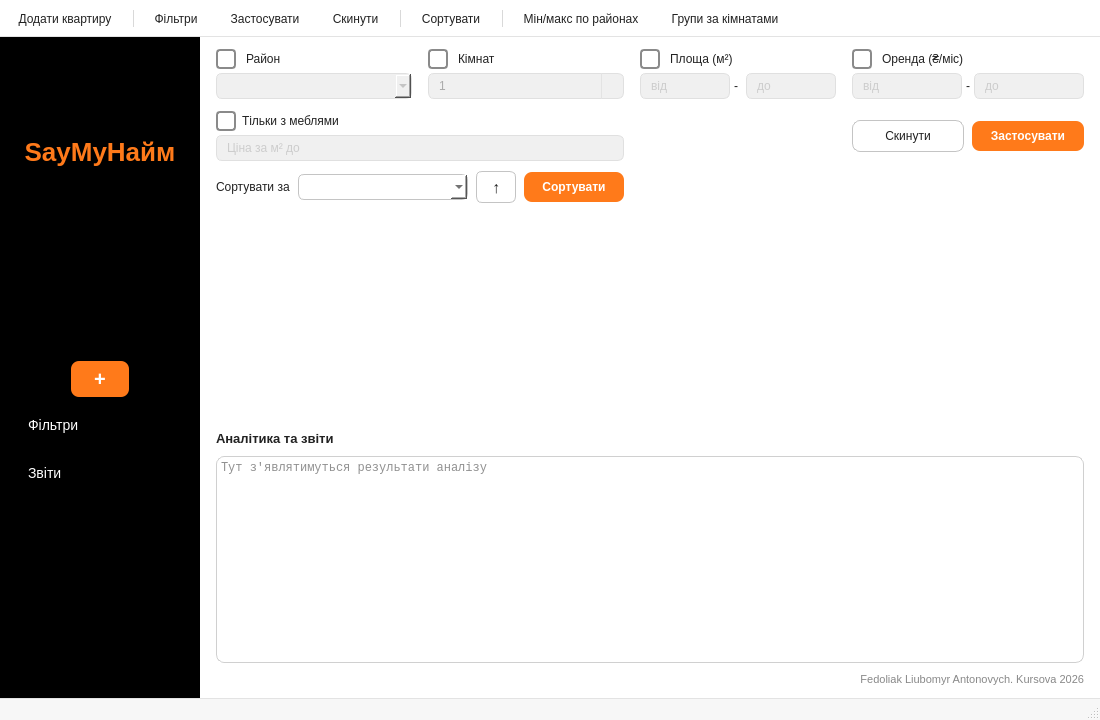
<?xml version="1.0" encoding="UTF-8"?>
<ui version="4.0">
 <class>MainWindow</class>
 <widget class="QMainWindow" name="MainWindow">
  <property name="geometry">
   <rect>
    <x>0</x>
    <y>0</y>
    <width>1100</width>
    <height>720</height>
   </rect>
  </property>
  <property name="minimumSize">
   <size>
    <width>1040</width>
    <height>640</height>
   </size>
  </property>
  <property name="windowTitle">
   <string>Каталог квартир для довгострокової оренди</string>
  </property>
  <property name="styleSheet">
   <string notr="true">
    QMainWindow, QWidget#centralwidget, QWidget#filterPanel, QWidget#flatsContainer { background: #ffffff; }
    QScrollArea { border: none; background: #ffffff; }
    QWidget#qt_scrollarea_viewport { background: #ffffff; }
    QWidget#sidebar { background: #000000; }

    QLabel { color: #222222; background: transparent; }
    QLabel#lblLogo { color: #ff7a1a; font-size: 26px; font-weight: bold; }
    QLabel#capDistrict, QLabel#capRooms, QLabel#capArea, QLabel#capPrice { color: #222222; font-size: 12px; }
    QLabel#lblAnalytics { color: #222222; font-size: 13px; font-weight: bold; }
    QLabel#lblFooter { color: #888888; font-size: 11px; }
    QLabel#lblAddress { color: #222222; font-size: 13px; font-weight: bold; }
    QLabel#lblMeta { color: #555555; font-size: 12px; }
    QLabel#lblCardPrice {
        background: #ff7a1a; color: #ffffff; border-radius: 8px; padding: 4px 10px; font-weight: bold;
    }

    QCheckBox { color: #222222; background: transparent; spacing: 6px; }
    QCheckBox::indicator {
        width: 16px; height: 16px; border: 2px solid #8a8a8a; border-radius: 4px; background: #ffffff;
    }
    QCheckBox::indicator:hover { border-color: #ff7a1a; }
    QCheckBox::indicator:checked { background: #ff7a1a; border-color: #ff7a1a; }

    QComboBox, QLineEdit {
        color: #222222; background: #ffffff;
        border: 1px solid #c4c4c4; border-radius: 6px; padding: 4px 8px;
    }
    QComboBox:disabled, QLineEdit:disabled { background: #f0f0f0; color: #aaaaaa; border-color: #e0e0e0; }
    QComboBox QAbstractItemView {
        background: #ffffff; color: #222222; border: 1px solid #c4c4c4;
        selection-background-color: #ff7a1a; selection-color: #ffffff;
    }

    QMenu { background: #ffffff; color: #222222; border: 1px solid #d0d0d0; padding: 4px; }
    QMenu::item { padding: 8px 22px; border-radius: 6px; }
    QMenu::item:selected { background: #ff7a1a; color: #ffffff; }

    QPushButton#btnFilters, QPushButton#btnReports {
        color: #ffffff; background: transparent; border: none;
        text-align: left; padding: 12px 16px; font-size: 14px; border-radius: 8px;
    }
    QPushButton#btnFilters:checked, QPushButton#btnFilters:hover, QPushButton#btnReports:hover {
        background: #ff7a1a;
    }

    QPushButton#btnAdd {
        background: #ff7a1a; color: #ffffff; border: none; border-radius: 8px;
        font-size: 20px; font-weight: bold; padding: 0;
    }
    QPushButton#btnAdd:hover { background: #e96a0c; }

    QPushButton#btnApply, QPushButton#btnSort {
        background: #ff7a1a; color: #ffffff; border: none; border-radius: 8px;
        padding: 8px 18px; font-weight: bold;
    }
    QPushButton#btnApply:hover, QPushButton#btnSort:hover { background: #e96a0c; }

    QPushButton#btnSortDir {
        background: #ffffff; color: #222222; border: 1px solid #c4c4c4; border-radius: 6px; font-size: 16px;
    }
    QPushButton#btnSortDir:hover { border-color: #ff7a1a; }
    QPushButton#btnSortDir:checked { background: #ff7a1a; color: #ffffff; border-color: #ff7a1a; }

    QLabel#lblGroupTitle { color: #222222; font-size: 15px; font-weight: bold; }
    QFrame#groupLine { background: #e3e3e3; border: none; }

    QMenuBar { background: #ffffff; color: #222222; border-bottom: 1px solid #e3e3e3; }
    QMenuBar::item { background: transparent; padding: 6px 12px; }
    QMenuBar::item:selected { background: #ff7a1a; color: #ffffff; border-radius: 6px; }
    QMenu::separator { height: 1px; background: #e3e3e3; margin: 4px 8px; }
    QMenu::item:disabled { color: #aaaaaa; }
    QToolBar { background: #ffffff; border: none; border-bottom: 1px solid #e3e3e3; spacing: 4px; padding: 4px; }
    QToolButton { color: #222222; background: transparent; border: none; border-radius: 6px; padding: 6px 10px; }
    QToolButton:hover { background: #ffe3cc; }
    QToolButton:checked { background: #ff7a1a; color: #ffffff; }
    QStatusBar { background: #f7f7f7; color: #555555; border-top: 1px solid #e3e3e3; }
    QToolTip { color: #222222; background: #ffffff; border: 1px solid #c4c4c4; padding: 4px; }

    QSpinBox {
        color: #222222; background: #ffffff;
        border: 1px solid #c4c4c4; border-radius: 6px;
        padding: 4px 26px 4px 8px;
    }
    QSpinBox:focus { border: 1px solid #ff7a1a; }
    QSpinBox:disabled { background: #f0f0f0; color: #aaaaaa; border-color: #e0e0e0; }
    QSpinBox::up-button {
        subcontrol-origin: border; subcontrol-position: top right; width: 22px;
        border: none; border-left: 1px solid #e3e3e3; border-top-right-radius: 6px; background: transparent;
    }
    QSpinBox::down-button {
        subcontrol-origin: border; subcontrol-position: bottom right; width: 22px;
        border: none; border-left: 1px solid #e3e3e3; border-bottom-right-radius: 6px; background: transparent;
    }
    QSpinBox::up-button:hover, QSpinBox::down-button:hover { background: #ffe3cc; }
    QSpinBox::up-arrow { image: url(:/arrow_up.png); width: 12px; height: 12px; }
    QSpinBox::down-arrow { image: url(:/arrow_down.png); width: 12px; height: 12px; }
    QSpinBox QLineEdit { border: none; background: transparent; padding: 0; }
    QPushButton#btnReset {
        background: #ffffff; color: #222222; border: 1px solid #c4c4c4; border-radius: 8px;
        padding: 8px 18px;
    }
    QPushButton#btnReset:hover { border-color: #ff7a1a; }
    QFrame#flatCard:hover { border: 1px solid #ff7a1a; }
    QFrame#flatCard {
        background: #ffffff; border: 1px solid #e3e3e3; border-radius: 12px;
    }

    QTextEdit#logView {
        color: #222222; background: #ffffff; border: 1px solid #d0d0d0; border-radius: 8px;
        font-family: Consolas, monospace; font-size: 12px;
    }
   </string>
  </property>
  <widget class="QWidget" name="centralwidget">
   <layout class="QHBoxLayout" name="mainLayout">
    <property name="spacing">
     <number>0</number>
    </property>
    <property name="leftMargin">
     <number>0</number>
    </property>
    <property name="topMargin">
     <number>0</number>
    </property>
    <property name="rightMargin">
     <number>0</number>
    </property>
    <property name="bottomMargin">
     <number>0</number>
    </property>
    <item>
     <widget class="QWidget" name="sidebar" native="true">
      <property name="minimumSize">
       <size>
        <width>200</width>
        <height>0</height>
       </size>
      </property>
      <property name="maximumSize">
       <size>
        <width>200</width>
        <height>16777215</height>
       </size>
      </property>
      <layout class="QVBoxLayout" name="sidebarLayout">
       <property name="spacing">
        <number>8</number>
       </property>
       <property name="leftMargin">
        <number>12</number>
       </property>
       <property name="topMargin">
        <number>20</number>
       </property>
       <property name="rightMargin">
        <number>12</number>
       </property>
       <property name="bottomMargin">
        <number>20</number>
       </property>
       <item>
        <layout class="QHBoxLayout" name="horizontalLayout">
         <property name="bottomMargin">
          <number>0</number>
         </property>
         <item>
          <widget class="QLabel" name="lblLogoIcon">
           <property name="minimumSize">
            <size>
             <width>72</width>
             <height>72</height>
            </size>
           </property>
           <property name="maximumSize">
            <size>
             <width>72</width>
             <height>72</height>
            </size>
           </property>
           <property name="text">
            <string/>
           </property>
           <property name="pixmap">
            <pixmap resource="resources.qrc">:/icons/app_icon.jpg</pixmap>
           </property>
           <property name="scaledContents">
            <bool>true</bool>
           </property>
           <property name="alignment">
            <set>Qt::AlignmentFlag::AlignCenter</set>
           </property>
          </widget>
         </item>
        </layout>
       </item>
       <item>
        <widget class="QLabel" name="lblLogo">
         <property name="text">
          <string>SayMyНайм</string>
         </property>
         <property name="scaledContents">
          <bool>true</bool>
         </property>
         <property name="alignment">
          <set>Qt::AlignmentFlag::AlignCenter</set>
         </property>
        </widget>
       </item>
       <item>
        <spacer name="sidebarSpacerTop">
         <property name="orientation">
          <enum>Qt::Orientation::Vertical</enum>
         </property>
         <property name="sizeHint" stdset="0">
          <size>
           <width>20</width>
           <height>20</height>
          </size>
         </property>
        </spacer>
       </item>
       <item>
        <layout class="QHBoxLayout" name="addRow">
         <item>
          <spacer name="addSpacerLeft">
           <property name="orientation">
            <enum>Qt::Orientation::Horizontal</enum>
           </property>
           <property name="sizeHint" stdset="0">
            <size>
             <width>20</width>
             <height>20</height>
            </size>
           </property>
          </spacer>
         </item>
         <item>
          <widget class="QPushButton" name="btnAdd">
           <property name="minimumSize">
            <size>
             <width>58</width>
             <height>36</height>
            </size>
           </property>
           <property name="maximumSize">
            <size>
             <width>58</width>
             <height>36</height>
            </size>
           </property>
           <property name="cursor">
            <cursorShape>PointingHandCursor</cursorShape>
           </property>
           <property name="toolTip">
            <string>Додати нову квартиру (Ctrl+N)</string>
           </property>
           <property name="text">
            <string>+</string>
           </property>
          </widget>
         </item>
         <item>
          <spacer name="addSpacerRight">
           <property name="orientation">
            <enum>Qt::Orientation::Horizontal</enum>
           </property>
           <property name="sizeHint" stdset="0">
            <size>
             <width>20</width>
             <height>20</height>
            </size>
           </property>
          </spacer>
         </item>
        </layout>
       </item>
       <item>
        <widget class="QPushButton" name="btnFilters">
         <property name="cursor">
          <cursorShape>PointingHandCursor</cursorShape>
         </property>
         <property name="toolTip">
          <string>Показати або сховати панель фільтрів (Ctrl+F)</string>
         </property>
         <property name="text">
          <string>Фільтри</string>
         </property>
         <property name="checkable">
          <bool>true</bool>
         </property>
         <property name="checked">
          <bool>false</bool>
         </property>
        </widget>
       </item>
       <item>
        <widget class="QPushButton" name="btnReports">
         <property name="cursor">
          <cursorShape>PointingHandCursor</cursorShape>
         </property>
         <property name="toolTip">
          <string>Відкрити меню звітів</string>
         </property>
         <property name="text">
          <string>Звіти</string>
         </property>
        </widget>
       </item>
       <item>
        <spacer name="sidebarSpacerBottom">
         <property name="orientation">
          <enum>Qt::Orientation::Vertical</enum>
         </property>
         <property name="sizeHint" stdset="0">
          <size>
           <width>20</width>
           <height>40</height>
          </size>
         </property>
        </spacer>
       </item>
      </layout>
     </widget>
    </item>
    <item>
     <layout class="QVBoxLayout" name="contentLayout">
      <property name="spacing">
       <number>10</number>
      </property>
      <property name="leftMargin">
       <number>16</number>
      </property>
      <property name="topMargin">
       <number>12</number>
      </property>
      <property name="rightMargin">
       <number>16</number>
      </property>
      <property name="bottomMargin">
       <number>12</number>
      </property>
      <item>
       <widget class="QWidget" name="filterPanel" native="true">
        <property name="visible">
         <bool>false</bool>
        </property>
        <layout class="QGridLayout" name="filterGrid">
         <property name="leftMargin">
          <number>0</number>
         </property>
         <property name="topMargin">
          <number>0</number>
         </property>
         <property name="rightMargin">
          <number>0</number>
         </property>
         <property name="bottomMargin">
          <number>0</number>
         </property>
         <property name="horizontalSpacing">
          <number>16</number>
         </property>
         <property name="verticalSpacing">
          <number>12</number>
         </property>
         <item row="0" column="0">
          <layout class="QVBoxLayout" name="districtLayout">
           <property name="spacing">
            <number>4</number>
           </property>
           <item>
            <layout class="QHBoxLayout" name="districtHeader">
             <item>
              <widget class="QCheckBox" name="chkUseDistrict">
               <property name="toolTip">
                <string>Застосовувати фільтр за районом</string>
               </property>
              </widget>
             </item>
             <item>
              <widget class="QLabel" name="capDistrict">
               <property name="text">
                <string>Район</string>
               </property>
              </widget>
             </item>
             <item>
              <spacer name="districtHeaderSpacer">
               <property name="orientation">
                <enum>Qt::Orientation::Horizontal</enum>
               </property>
               <property name="sizeHint" stdset="0">
                <size>
                 <width>20</width>
                 <height>10</height>
                </size>
               </property>
              </spacer>
             </item>
            </layout>
           </item>
           <item>
            <widget class="QComboBox" name="cbDistrict">
             <property name="enabled">
              <bool>false</bool>
             </property>
             <property name="minimumSize">
              <size>
               <width>190</width>
               <height>0</height>
              </size>
             </property>
             <property name="toolTip">
              <string>Район для пошуку. Список наповнюється районами з доданих квартир</string>
             </property>
            </widget>
           </item>
          </layout>
         </item>
         <item row="0" column="1">
          <layout class="QVBoxLayout" name="roomsLayout">
           <property name="spacing">
            <number>4</number>
           </property>
           <item>
            <layout class="QHBoxLayout" name="roomsHeader">
             <item>
              <widget class="QCheckBox" name="chkUseRooms">
               <property name="toolTip">
                <string>Застосовувати фільтр за кількістю кімнат</string>
               </property>
              </widget>
             </item>
             <item>
              <widget class="QLabel" name="capRooms">
               <property name="text">
                <string>Кімнат</string>
               </property>
              </widget>
             </item>
             <item>
              <spacer name="roomsHeaderSpacer">
               <property name="orientation">
                <enum>Qt::Orientation::Horizontal</enum>
               </property>
               <property name="sizeHint" stdset="0">
                <size>
                 <width>20</width>
                 <height>10</height>
                </size>
               </property>
              </spacer>
             </item>
            </layout>
           </item>
           <item>
            <widget class="QSpinBox" name="spRooms">
             <property name="enabled">
              <bool>false</bool>
             </property>
             <property name="minimumSize">
              <size>
               <width>100</width>
               <height>0</height>
              </size>
             </property>
             <property name="toolTip">
              <string>Кількість кімнат</string>
             </property>
             <property name="minimum">
              <number>1</number>
             </property>
             <property name="maximum">
              <number>10</number>
             </property>
             <property name="value">
              <number>1</number>
             </property>
            </widget>
           </item>
          </layout>
         </item>
         <item row="0" column="2">
          <layout class="QVBoxLayout" name="areaLayout">
           <property name="spacing">
            <number>4</number>
           </property>
           <item>
            <layout class="QHBoxLayout" name="areaHeader">
             <item>
              <widget class="QCheckBox" name="chkUseArea">
               <property name="toolTip">
                <string>Застосовувати фільтр за площею</string>
               </property>
              </widget>
             </item>
             <item>
              <widget class="QLabel" name="capArea">
               <property name="text">
                <string>Площа (м²)</string>
               </property>
              </widget>
             </item>
             <item>
              <spacer name="areaHeaderSpacer">
               <property name="orientation">
                <enum>Qt::Orientation::Horizontal</enum>
               </property>
               <property name="sizeHint" stdset="0">
                <size>
                 <width>20</width>
                 <height>10</height>
                </size>
               </property>
              </spacer>
             </item>
            </layout>
           </item>
           <item>
            <layout class="QHBoxLayout" name="areaRow">
             <item>
              <widget class="QLineEdit" name="leAreaMin">
               <property name="enabled">
                <bool>false</bool>
               </property>
               <property name="maximumSize">
                <size>
                 <width>90</width>
                 <height>16777215</height>
                </size>
               </property>
               <property name="toolTip">
                <string>Мінімальна площа, м²</string>
               </property>
               <property name="placeholderText">
                <string>від</string>
               </property>
              </widget>
             </item>
             <item>
              <widget class="QLabel" name="lblAreaDash">
               <property name="text">
                <string>-</string>
               </property>
              </widget>
             </item>
             <item>
              <widget class="QLineEdit" name="leAreaMax">
               <property name="enabled">
                <bool>false</bool>
               </property>
               <property name="maximumSize">
                <size>
                 <width>90</width>
                 <height>16777215</height>
                </size>
               </property>
               <property name="toolTip">
                <string>Максимальна площа, м². Порожнє поле означає без обмеження</string>
               </property>
               <property name="placeholderText">
                <string>до</string>
               </property>
              </widget>
             </item>
            </layout>
           </item>
          </layout>
         </item>
         <item row="0" column="3">
          <layout class="QVBoxLayout" name="priceLayout">
           <property name="spacing">
            <number>4</number>
           </property>
           <item>
            <layout class="QHBoxLayout" name="priceHeader">
             <item>
              <widget class="QCheckBox" name="chkUsePrice">
               <property name="toolTip">
                <string>Застосовувати фільтр за вартістю оренди</string>
               </property>
              </widget>
             </item>
             <item>
              <widget class="QLabel" name="capPrice">
               <property name="text">
                <string>Оренда (₴/міс)</string>
               </property>
              </widget>
             </item>
             <item>
              <spacer name="priceHeaderSpacer">
               <property name="orientation">
                <enum>Qt::Orientation::Horizontal</enum>
               </property>
               <property name="sizeHint" stdset="0">
                <size>
                 <width>20</width>
                 <height>10</height>
                </size>
               </property>
              </spacer>
             </item>
            </layout>
           </item>
           <item>
            <layout class="QHBoxLayout" name="priceRow">
             <item>
              <widget class="QLineEdit" name="lePriceMin">
               <property name="enabled">
                <bool>false</bool>
               </property>
               <property name="maximumSize">
                <size>
                 <width>110</width>
                 <height>16777215</height>
                </size>
               </property>
               <property name="toolTip">
                <string>Мінімальна оренда, ₴ на місяць</string>
               </property>
               <property name="placeholderText">
                <string>від</string>
               </property>
              </widget>
             </item>
             <item>
              <widget class="QLabel" name="lblPriceDash">
               <property name="text">
                <string>-</string>
               </property>
              </widget>
             </item>
             <item>
              <widget class="QLineEdit" name="lePriceMax">
               <property name="enabled">
                <bool>false</bool>
               </property>
               <property name="maximumSize">
                <size>
                 <width>110</width>
                 <height>16777215</height>
                </size>
               </property>
               <property name="toolTip">
                <string>Максимальна оренда, ₴ на місяць. Порожнє поле означає без обмеження</string>
               </property>
               <property name="placeholderText">
                <string>до</string>
               </property>
              </widget>
             </item>
            </layout>
           </item>
          </layout>
         </item>
         <item row="1" column="0" colspan="2">
          <layout class="QVBoxLayout" name="furnitureLayout">
           <property name="spacing">
            <number>4</number>
           </property>
           <item>
            <widget class="QCheckBox" name="chkFurniture">
             <property name="toolTip">
              <string>Лише квартири з меблями. Можна обмежити ціну за м²</string>
             </property>
             <property name="text">
              <string>Тільки з меблями</string>
             </property>
            </widget>
           </item>
           <item>
            <widget class="QLineEdit" name="leMaxPerM2">
             <property name="enabled">
              <bool>false</bool>
             </property>
             <property name="toolTip">
              <string>Максимальна ціна за м² для квартир з меблями. Порожнє поле означає без обмеження</string>
             </property>
             <property name="placeholderText">
              <string>Ціна за м² до</string>
             </property>
            </widget>
           </item>
          </layout>
         </item>
         <item row="1" column="3">
          <layout class="QHBoxLayout" name="applyRow">
           <property name="spacing">
            <number>8</number>
           </property>
           <item>
            <widget class="QPushButton" name="btnReset">
             <property name="cursor">
              <cursorShape>PointingHandCursor</cursorShape>
             </property>
             <property name="toolTip">
              <string>Вимкнути всі фільтри й показати всі квартири (Ctrl+R)</string>
             </property>
             <property name="text">
              <string>Скинути</string>
             </property>
            </widget>
           </item>
           <item>
            <widget class="QPushButton" name="btnApply">
             <property name="cursor">
              <cursorShape>PointingHandCursor</cursorShape>
             </property>
             <property name="toolTip">
              <string>Показати квартири, що відповідають увімкненим фільтрам (Ctrl+Enter)</string>
             </property>
             <property name="text">
              <string>Застосувати</string>
             </property>
            </widget>
           </item>
          </layout>
         </item>
        </layout>
       </widget>
      </item>
      <item>
       <layout class="QHBoxLayout" name="sortRow">
        <property name="spacing">
         <number>8</number>
        </property>
        <item>
         <widget class="QLabel" name="lblSortCap">
          <property name="text">
           <string>Сортувати за</string>
          </property>
         </widget>
        </item>
        <item>
         <widget class="QComboBox" name="cbSortBy">
          <property name="minimumSize">
           <size>
            <width>170</width>
            <height>0</height>
           </size>
          </property>
          <property name="toolTip">
           <string>Поле, за яким сортувати показані квартири</string>
          </property>
         </widget>
        </item>
        <item>
         <widget class="QPushButton" name="btnSortDir">
          <property name="minimumSize">
           <size>
            <width>40</width>
            <height>32</height>
           </size>
          </property>
          <property name="maximumSize">
           <size>
            <width>40</width>
            <height>32</height>
           </size>
          </property>
          <property name="cursor">
           <cursorShape>PointingHandCursor</cursorShape>
          </property>
          <property name="toolTip">
           <string>↑ за зростанням, ↓ за спаданням</string>
          </property>
          <property name="text">
           <string>↑</string>
          </property>
          <property name="checkable">
           <bool>true</bool>
          </property>
         </widget>
        </item>
        <item>
         <widget class="QPushButton" name="btnSort">
          <property name="cursor">
           <cursorShape>PointingHandCursor</cursorShape>
          </property>
          <property name="toolTip">
           <string>Відсортувати показані квартири методом простої вибірки (F6)</string>
          </property>
          <property name="text">
           <string>Сортувати</string>
          </property>
         </widget>
        </item>
        <item>
         <spacer name="sortSpacer">
          <property name="orientation">
           <enum>Qt::Orientation::Horizontal</enum>
          </property>
          <property name="sizeHint" stdset="0">
           <size>
            <width>40</width>
            <height>20</height>
           </size>
          </property>
         </spacer>
        </item>
       </layout>
      </item>
      <item>
       <widget class="QScrollArea" name="scrollFlats">
        <property name="widgetResizable">
         <bool>true</bool>
        </property>
        <widget class="QWidget" name="flatsContainer">
         <property name="geometry">
          <rect>
           <x>0</x>
           <y>0</y>
           <width>868</width>
           <height>336</height>
          </rect>
         </property>
         <layout class="QGridLayout" name="flatsGrid">
          <property name="spacing">
           <number>12</number>
          </property>
         </layout>
        </widget>
       </widget>
      </item>
      <item>
       <widget class="QLabel" name="lblAnalytics">
        <property name="text">
         <string>Аналітика та звіти</string>
        </property>
       </widget>
      </item>
      <item>
       <widget class="QTextEdit" name="logView">
        <property name="toolTip">
         <string>Журнал дій і результати звітів</string>
        </property>
        <property name="readOnly">
         <bool>true</bool>
        </property>
        <property name="placeholderText">
         <string>Тут з'являтимуться результати аналізу</string>
        </property>
       </widget>
      </item>
      <item>
       <widget class="QLabel" name="lblFooter">
        <property name="text">
         <string>Fedoliak Liubomyr Antonovych. Kursova 2026</string>
        </property>
        <property name="alignment">
         <set>Qt::AlignmentFlag::AlignRight|Qt::AlignmentFlag::AlignTrailing|Qt::AlignmentFlag::AlignVCenter</set>
        </property>
       </widget>
      </item>
     </layout>
    </item>
   </layout>
  </widget>
  <widget class="QMenuBar" name="menubar">
   <property name="geometry">
    <rect>
     <x>0</x>
     <y>0</y>
     <width>1100</width>
     <height>32</height>
    </rect>
   </property>
  </widget>
  <widget class="QToolBar" name="toolBar">
   <property name="windowTitle">
    <string>Панель інструментів</string>
   </property>
   <property name="movable">
    <bool>false</bool>
   </property>
   <property name="toolButtonStyle">
    <enum>Qt::ToolButtonStyle::ToolButtonTextOnly</enum>
   </property>
   <attribute name="toolBarArea">
    <enum>TopToolBarArea</enum>
   </attribute>
   <attribute name="toolBarBreak">
    <bool>false</bool>
   </attribute>
   <addaction name="actionAddFlat"/>
   <addaction name="separator"/>
   <addaction name="actionToggleFilters"/>
   <addaction name="actionApplyFilters"/>
   <addaction name="actionResetFilters"/>
   <addaction name="separator"/>
   <addaction name="actionSort"/>
   <addaction name="separator"/>
   <addaction name="actionReportMinMax"/>
   <addaction name="actionReportGroups"/>
  </widget>
  <widget class="QStatusBar" name="statusbar"/>
  <action name="actionAddFlat">
   <property name="text">
    <string>Додати квартиру</string>
   </property>
   <property name="toolTip">
    <string>Додати нову квартиру (Ctrl+N)</string>
   </property>
   <property name="statusTip">
    <string>Відкрити форму додавання нової квартири</string>
   </property>
   <property name="shortcut">
    <string>Ctrl+N</string>
   </property>
  </action>
  <action name="actionExit">
   <property name="text">
    <string>Вихід</string>
   </property>
   <property name="toolTip">
    <string>Закрити програму (Ctrl+Q)</string>
   </property>
   <property name="statusTip">
    <string>Закрити програму</string>
   </property>
   <property name="shortcut">
    <string>Ctrl+Q</string>
   </property>
  </action>
  <action name="actionToggleFilters">
   <property name="checkable">
    <bool>true</bool>
   </property>
   <property name="text">
    <string>Показати фільтри</string>
   </property>
   <property name="iconText">
    <string>Фільтри</string>
   </property>
   <property name="toolTip">
    <string>Показати або сховати панель фільтрів (Ctrl+F)</string>
   </property>
   <property name="statusTip">
    <string>Показати або сховати панель фільтрів</string>
   </property>
   <property name="shortcut">
    <string>Ctrl+F</string>
   </property>
  </action>
  <action name="actionApplyFilters">
   <property name="text">
    <string>Застосувати фільтри</string>
   </property>
   <property name="iconText">
    <string>Застосувати</string>
   </property>
   <property name="toolTip">
    <string>Показати квартири за увімкненими фільтрами (Ctrl+Enter)</string>
   </property>
   <property name="statusTip">
    <string>Показати квартири, що відповідають увімкненим фільтрам</string>
   </property>
   <property name="shortcut">
    <string>Ctrl+Return</string>
   </property>
  </action>
  <action name="actionResetFilters">
   <property name="text">
    <string>Скинути фільтри</string>
   </property>
   <property name="iconText">
    <string>Скинути</string>
   </property>
   <property name="toolTip">
    <string>Вимкнути всі фільтри й показати всі квартири (Ctrl+R)</string>
   </property>
   <property name="statusTip">
    <string>Вимкнути всі фільтри й показати всі квартири</string>
   </property>
   <property name="shortcut">
    <string>Ctrl+R</string>
   </property>
  </action>
  <action name="actionSort">
   <property name="text">
    <string>Сортувати</string>
   </property>
   <property name="toolTip">
    <string>Відсортувати показані квартири за обраним полем (F6)</string>
   </property>
   <property name="statusTip">
    <string>Відсортувати показані квартири за обраним полем і напрямком</string>
   </property>
   <property name="shortcut">
    <string>F6</string>
   </property>
  </action>
  <action name="actionReportMinMax">
   <property name="text">
    <string>Мін. і макс. оренда по районах</string>
   </property>
   <property name="iconText">
    <string>Мін/макс по районах</string>
   </property>
   <property name="toolTip">
    <string>Квартири з найменшою та найбільшою орендою в кожному районі (Ctrl+1)</string>
   </property>
   <property name="statusTip">
    <string>Визначити квартири з мінімальною та максимальною орендою в кожному районі</string>
   </property>
   <property name="shortcut">
    <string>Ctrl+1</string>
   </property>
  </action>
  <action name="actionReportGroups">
   <property name="text">
    <string>Групування за кількістю кімнат</string>
   </property>
   <property name="iconText">
    <string>Групи за кімнатами</string>
   </property>
   <property name="toolTip">
    <string>Згрупувати квартири за кімнатами та відсортувати за орендою (Ctrl+2)</string>
   </property>
   <property name="statusTip">
    <string>Згрупувати квартири за кількістю кімнат і відсортувати за орендою в групі</string>
   </property>
   <property name="shortcut">
    <string>Ctrl+2</string>
   </property>
  </action>
  <action name="actionAbout">
   <property name="text">
    <string>Про програму</string>
   </property>
   <property name="toolTip">
    <string>Відомості про програму (F1)</string>
   </property>
   <property name="statusTip">
    <string>Відомості про програму</string>
   </property>
   <property name="shortcut">
    <string>F1</string>
   </property>
  </action>
 </widget>
 <resources>
  <include location="resources.qrc"/>
 </resources>
 <connections>
  <connection>
   <sender>chkUseDistrict</sender>
   <signal>toggled(bool)</signal>
   <receiver>cbDistrict</receiver>
   <slot>setEnabled(bool)</slot>
   <hints>
    <hint type="sourcelabel">
     <x>20</x>
     <y>20</y>
    </hint>
    <hint type="destinationlabel">
     <x>20</x>
     <y>20</y>
    </hint>
   </hints>
  </connection>
  <connection>
   <sender>chkUseRooms</sender>
   <signal>toggled(bool)</signal>
   <receiver>spRooms</receiver>
   <slot>setEnabled(bool)</slot>
   <hints>
    <hint type="sourcelabel">
     <x>20</x>
     <y>20</y>
    </hint>
    <hint type="destinationlabel">
     <x>20</x>
     <y>20</y>
    </hint>
   </hints>
  </connection>
  <connection>
   <sender>chkUseArea</sender>
   <signal>toggled(bool)</signal>
   <receiver>leAreaMin</receiver>
   <slot>setEnabled(bool)</slot>
   <hints>
    <hint type="sourcelabel">
     <x>20</x>
     <y>20</y>
    </hint>
    <hint type="destinationlabel">
     <x>20</x>
     <y>20</y>
    </hint>
   </hints>
  </connection>
  <connection>
   <sender>chkUseArea</sender>
   <signal>toggled(bool)</signal>
   <receiver>leAreaMax</receiver>
   <slot>setEnabled(bool)</slot>
   <hints>
    <hint type="sourcelabel">
     <x>20</x>
     <y>20</y>
    </hint>
    <hint type="destinationlabel">
     <x>20</x>
     <y>20</y>
    </hint>
   </hints>
  </connection>
  <connection>
   <sender>chkUsePrice</sender>
   <signal>toggled(bool)</signal>
   <receiver>lePriceMin</receiver>
   <slot>setEnabled(bool)</slot>
   <hints>
    <hint type="sourcelabel">
     <x>20</x>
     <y>20</y>
    </hint>
    <hint type="destinationlabel">
     <x>20</x>
     <y>20</y>
    </hint>
   </hints>
  </connection>
  <connection>
   <sender>chkUsePrice</sender>
   <signal>toggled(bool)</signal>
   <receiver>lePriceMax</receiver>
   <slot>setEnabled(bool)</slot>
   <hints>
    <hint type="sourcelabel">
     <x>20</x>
     <y>20</y>
    </hint>
    <hint type="destinationlabel">
     <x>20</x>
     <y>20</y>
    </hint>
   </hints>
  </connection>
  <connection>
   <sender>chkFurniture</sender>
   <signal>toggled(bool)</signal>
   <receiver>leMaxPerM2</receiver>
   <slot>setEnabled(bool)</slot>
   <hints>
    <hint type="sourcelabel">
     <x>20</x>
     <y>20</y>
    </hint>
    <hint type="destinationlabel">
     <x>20</x>
     <y>20</y>
    </hint>
   </hints>
  </connection>
  <connection>
   <sender>actionExit</sender>
   <signal>triggered()</signal>
   <receiver>MainWindow</receiver>
   <slot>close()</slot>
   <hints>
    <hint type="sourcelabel">
     <x>-1</x>
     <y>-1</y>
    </hint>
    <hint type="destinationlabel">
     <x>20</x>
     <y>20</y>
    </hint>
   </hints>
  </connection>
  <connection>
   <sender>actionToggleFilters</sender>
   <signal>toggled(bool)</signal>
   <receiver>btnFilters</receiver>
   <slot>setChecked(bool)</slot>
   <hints>
    <hint type="sourcelabel">
     <x>-1</x>
     <y>-1</y>
    </hint>
    <hint type="destinationlabel">
     <x>20</x>
     <y>20</y>
    </hint>
   </hints>
  </connection>
  <connection>
   <sender>btnFilters</sender>
   <signal>toggled(bool)</signal>
   <receiver>actionToggleFilters</receiver>
   <slot>setChecked(bool)</slot>
   <hints>
    <hint type="sourcelabel">
     <x>20</x>
     <y>20</y>
    </hint>
    <hint type="destinationlabel">
     <x>-1</x>
     <y>-1</y>
    </hint>
   </hints>
  </connection>
  <connection>
   <sender>btnReset</sender>
   <signal>clicked()</signal>
   <receiver>actionResetFilters</receiver>
   <slot>trigger()</slot>
   <hints>
    <hint type="sourcelabel">
     <x>20</x>
     <y>20</y>
    </hint>
    <hint type="destinationlabel">
     <x>-1</x>
     <y>-1</y>
    </hint>
   </hints>
  </connection>
 </connections>
</ui>
